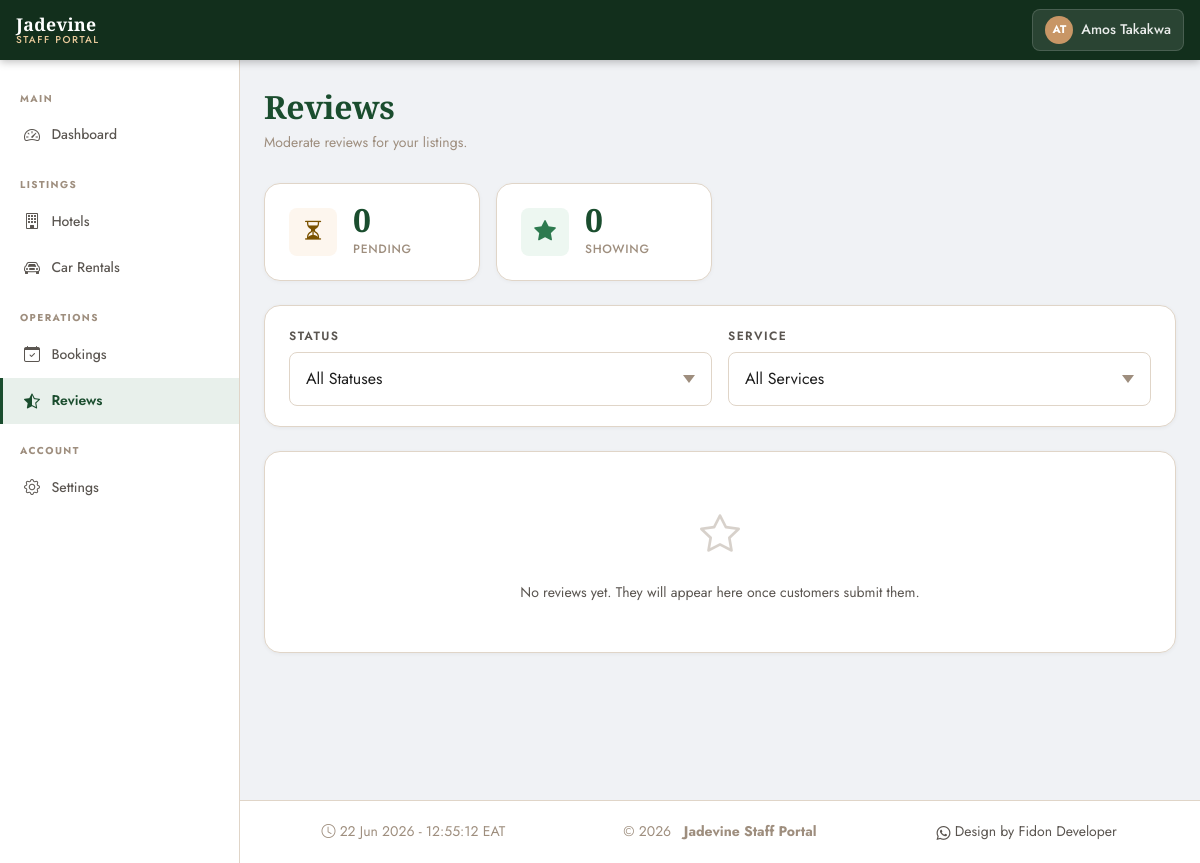
The page /portal/reviews/ (signed in) on the database its author committed.
### apps/accounts/models.py (models this page shows, shortened)
class CustomUser(AbstractUser):
    LANGUAGE_CHOICES = [
        ('en', 'English'),
        ('fr', 'Français'),
        ('ru', 'Русский'),
    ]
    phone = models.CharField(
        max_length=20,
        blank=True,
        null=True,
        verbose_name=_('Phone Number'),
    )
    nationality = models.CharField(
        max_length=100,
        blank=True,
        null=True,
        verbose_name=_('Nationality'),
    )
    preferred_language = models.CharField(
        max_length=5,
        choices=LANGUAGE_CHOICES,
        default='en',
        verbose_name=_('Preferred Language'),
    )
    profile_photo = models.ImageField(
        upload_to='profiles/',
        blank=True,
        null=True,
        verbose_name=_('Profile Photo'),
    )
    class Meta:
        verbose_name = _('User')
        verbose_name_plural = _('Users')

### apps/portal/views/reviews.py (the view)
# urls.py: path('reviews/', PortalReviewListView.as_view(), name='review_list'),
class PortalReviewListView(PortalRequiredMixin, View):
    template_name = 'portal/portal_reviews_list.html'
    def get(self, request):
        qs = get_accessible_reviews(request.user).select_related(
            'user', 'hotel', 'tour_package', 'car', 'booking', 'moderated_by'
        )
        status_filter = request.GET.get('status', '').strip()
        service_filter = request.GET.get('service_type', '').strip()
        if status_filter:
            qs = qs.filter(status=status_filter)
        if service_filter:
            qs = qs.filter(service_type=service_filter)
        if is_mini_admin(request.user):
            qs = qs.exclude(service_type='tour')
        pending_count = get_accessible_reviews(request.user).filter(
            status='pending'
        ).count()
        context = {
            'reviews': qs.order_by('-created_at'),
            'status_filter': status_filter,
            'service_filter': service_filter,
            'pending_count': pending_count,
            'mini_admin': is_mini_admin(request.user),
            'status_choices': Review.STATUS_CHOICES,
            'service_choices': Review.SERVICE_TYPE_CHOICES,
        }
        return render(request, self.template_name, context)

### templates/portal/portal_reviews_list.html (shortened to what this page needs)
{% extends "portal/portal_base.html" %}
{% load i18n static %}
{% block nav_reviews %}active{% endblock %}
{% block page_title %}{% trans "Reviews" %}{% endblock %}
{% block page_subtitle %}
<p class="portal-page-subtitle">
  {% if mini_admin %}
    {% trans "Moderate reviews for your listings." %}
  {% else %}
    {% trans "Moderate customer reviews across all listings." %}
  {% endif %}
</p>
{% endblock %}
{% block extra_css %}
<link rel="stylesheet" href="{% static 'css/portal/portal_reviews.css' %}">
{% endblock %}
{% block content %}
<div class="row g-3 mb-4">
  <div class="col-6 col-md-3">
    <div class="portal-stat-card">
      <div class="portal-stat-icon portal-stat-icon--warning">
        <i class="bi bi-hourglass-split"></i>
      </div>
      <div>
        <div class="portal-stat-value">{{ pending_count }}</div>
        <p class="portal-stat-label">{% trans "Pending" %}</p>
      </div>
    </div>
  </div>
  <div class="col-6 col-md-3">
    <div class="portal-stat-card">
      <div class="portal-stat-icon portal-stat-icon--success">
        <i class="bi bi-star-fill"></i>
      </div>
      <div>
        <div class="portal-stat-value">{{ reviews|length }}</div>
        <p class="portal-stat-label">{% trans "Showing" %}</p>
      </div>
    </div>
  </div>
</div>
<form method="get" class="review-filters portal-card mb-4">
  <div class="review-filters-inner">
    <div class="jd-form-group mb-0">
      <label class="jd-label">{% trans "Status" %}</label>
      <select name="status" class="jd-input" onchange="this.form.submit()">
        <option value="">{% trans "All Statuses" %}</option>
      </select>
    </div>
    <div class="jd-form-group mb-0">
      <label class="jd-label">{% trans "Service" %}</label>
      <select name="service_type" class="jd-input" onchange="this.form.submit()">
        <option value="">{% trans "All Services" %}</option>
      </select>
    </div>
  </div>
</form>
{% if reviews %}
<div class="portal-table-wrap table-responsive">
  <table id="reviews-table" class="table table-hover align-middle mb-0">
    <thead>
      <tr>
        <th>{% trans "Customer" %}</th>
        <th>{% trans "Service" %}</th>
        <th>{% trans "Listing" %}</th>
        <th>{% trans "Rating" %}</th>
        <th>{% trans "Comment" %}</th>
        <th>{% trans "Submitted" %}</th>
        <th>{% trans "Status" %}</th>
        <th>{% trans "Actions" %}</th>
      </tr>
    </thead>
    <tbody>
      {% for review in reviews %}
      <tr class="review-row" data-review-id="{{ review.pk }}"
          data-status="{{ review.status }}">
        <td>
          <div class="review-customer-name">
            {{ review.user.get_full_name|default:review.user.email }}
          </div>
          <div class="review-customer-email">{{ review.user.email }}</div>
        </td>
        <td>
          <span class="review-service-badge review-service-badge--{{ review.service_type }}">
            {% if review.service_type == 'hotel' %}
              <i class="bi bi-building"></i>
            {% elif review.service_type == 'tour' %}
              <i class="bi bi-compass"></i>
            {% else %}
              <i class="bi bi-car-front"></i>
            {% endif %}
            {{ review.get_service_type_display }}
          </span>
        </td>
        <td class="text-truncate-container">
          <span class="text-truncate-line" style="max-width:180px;">
            {% if review.hotel %}{{ review.hotel.name }}
            {% elif review.tour_package %}{{ review.tour_package.name_en }}
            {% elif review.car %}{{ review.car.name }}
            {% else %}—
            {% endif %}
          </span>
        </td>
        <td>
          <div class="review-rating-display">
            <span class="review-rating-number review-rating-number--{{ review.rating }}">
              {{ review.rating }}
            </span>
            <span class="review-rating-suffix">/10</span>
          </div>
        </td>
        <td class="text-truncate-container">
          {% if review.comment %}
          <span class="text-truncate-line review-comment-preview"
                style="max-width:200px;"
                title="{{ review.comment }}">
            {{ review.comment }}
          </span>
          {% else %}
          <span style="color:var(--color-muted);font-style:italic;font-size:var(--text-xs);">
            {% trans "No comment" %}
          </span>
          {% endif %}
        </td>
        <td style="white-space:nowrap;font-size:var(--text-xs);color:var(--color-muted);">
          {{ review.created_at|date:"d M Y" }}
        </td>
        <td class="text-nowrap-custom">
          <span class="approval-badge
            {% if review.status == 'approved' %}approval-badge--approved
            {% elif review.status == 'pending' %}approval-badge--pending
            {% else %}approval-badge--rejected{% endif %}">
            {% if review.status == 'approved' %}
              <i class="bi bi-check-circle-fill"></i>
            {% elif review.status == 'pending' %}
              <i class="bi bi-hourglass-split"></i>
            {% else %}
              <i class="bi bi-x-circle-fill"></i>
            {% endif %}
            {{ review.get_status_display }}
          </span>
        </td>
        <td>
          <div class="portal-row-actions">
            <button type="button"
                    class="portal-icon-btn review-expand-btn"
                    data-review-id="{{ review.pk }}"
                    data-comment="{{ review.comment|default:'' }}"
                    data-rejection="{{ review.rejection_reason|default:'' }}"
                    data-status="{{ review.status }}"
                    title="{% trans 'View detail' %}">
              <i class="bi bi-eye"></i>
            </button>
            {% if review.status != 'approved' %}
            <button type="button"
                    class="portal-icon-btn portal-icon-btn--accent review-approve-btn"
                    data-review-id="{{ review.pk }}"
                    data-approve-url="{% url 'portal:review_approve' review.pk %}"
                    title="{% trans 'Approve' %}">
              <i class="bi bi-check-lg"></i>
            </button>
            {% endif %}
            {% if review.status != 'rejected' %}
            <button type="button"
                    class="portal-icon-btn portal-icon-btn--danger review-reject-btn"
                    data-review-id="{{ review.pk }}"
                    title="{% trans 'Reject' %}">
              <i class="bi bi-x-lg"></i>
            </button>
            {% endif %}
          </div>
        </td>
      </tr>
      {% endfor %}
    </tbody>
  </table>
</div>
{% else %}
<div class="portal-card portal-empty-state">
  <i class="bi bi-star"></i>
  <p>
    {% if status_filter or service_filter %}
      {% trans "No reviews match your current filters." %}
    {% else %}
      {% trans "No reviews yet. They will appear here once customers submit them." %}
    {% endif %}
  </p>
</div>
{% endif %}
{% endblock %}
{% block extra_js %}
{% load static %}
{% endblock %}

### templates/portal/portal_base.html (shortened to what this page needs)
{% load static i18n %}
<!DOCTYPE html>
<html lang="en">
<head>
  <link rel="stylesheet"
        href="https://cdn.jsdelivr.net/npm/bootstrap@5.3.3/dist/css/bootstrap.min.css">
  <link rel="stylesheet"
        href="https://cdn.jsdelivr.net/npm/bootstrap-icons@1.11.3/font/bootstrap-icons.min.css">
  <link rel="stylesheet"
        href="https://cdn.datatables.net/1.13.8/css/dataTables.bootstrap5.min.css">
  <link rel="stylesheet"
        href="https://cdn.datatables.net/buttons/2.4.2/css/buttons.bootstrap5.min.css">
  <link rel="stylesheet" href="{% static 'css/main.css' %}">
  <link rel="stylesheet" href="{% static 'css/portal/portal_base.css' %}">
  {% block extra_css %}{% endblock %}
</head>
<body class="portal-body {% block body_class %}{% endblock %}">
<header class="portal-topbar">
  <a href="{% url 'portal:dashboard' %}" class="portal-topbar-brand">
    <span class="brand-name">Jadevine</span>
    <span class="brand-sub">{% trans "Staff Portal" %}</span>
  </a>
  <div class="portal-topbar-right">
    <div class="portal-user-dropdown dropdown">
      <button class="portal-user-btn dropdown-toggle"
              data-bs-toggle="dropdown"
              aria-expanded="false">
        <span class="portal-user-avatar">
          {{ request.user.first_name|first|upper }}{{ request.user.last_name|first|upper }}
        </span>
        <span class="portal-user-name d-none d-md-inline">
          {{ request.user.get_full_name|default:request.user.username }}
        </span>
      </button>
    </div>
  </div>
</header>
<div class="portal-layout">
  <aside class="portal-sidebar" id="portalSidebar">
    <nav class="portal-nav">
      <div class="portal-nav-section">
        <span class="portal-nav-label">{% trans "Main" %}</span>
        <a href="{% url 'portal:dashboard' %}"
           class="portal-nav-link {% block nav_dashboard %}{% endblock %}">
          <i class="bi bi-speedometer2"></i>
          <span>{% trans "Dashboard" %}</span>
        </a>
      </div>
      <div class="portal-nav-section">
        <span class="portal-nav-label">{% trans "Listings" %}</span>
        <a href="{% url 'portal:hotel_list' %}"
           class="portal-nav-link {% block nav_hotels %}{% endblock %}">
          <i class="bi bi-building"></i>
          <span>{% trans "Hotels" %}</span>
        </a>
        <a href="{% url 'portal:car_list' %}"
           class="portal-nav-link {% block nav_cars %}{% endblock %}">
          <i class="bi bi-car-front"></i>
          <span>{% trans "Car Rentals" %}</span>
        </a>
      </div>
      <div class="portal-nav-section">
        <span class="portal-nav-label">{% trans "Operations" %}</span>
        <a href="{% url 'portal:booking_list' %}"
           class="portal-nav-link {% block nav_bookings %}{% endblock %}">
          <i class="bi bi-calendar-check"></i>
          <span>{% trans "Bookings" %}</span>
        </a>
        <a href="{% url 'portal:review_list' %}"
          class="portal-nav-link {% block nav_reviews %}{% endblock %}">
          <i class="bi bi-star-half"></i>
          <span>{% trans "Reviews" %}</span>
        </a>
      </div>
      <div class="portal-nav-section">
        <span class="portal-nav-label">{% trans "Account" %}</span>
        <a href="{% url 'portal:settings' %}"
           class="portal-nav-link {% block nav_settings %}{% endblock %}">
          <i class="bi bi-gear"></i>
          <span>{% trans "Settings" %}</span>
        </a>
      </div>
    </nav>
  </aside>
  <main class="portal-main">
    {% block page_header %}
    <div class="portal-page-header">
      <div>
        <h1 class="portal-page-title">{% block page_title %}{% endblock %}</h1>
        {% block page_subtitle %}{% endblock %}
      </div>
    </div>
    {% endblock %}
    <div class="portal-content">
      {% block content %}{% endblock %}
    </div>
  </main>
</div>
<footer class="portal-footer">
  <div class="container-fluid">
    <div class="footer-box">
      <span class="server-time">
        <i class="bi bi-clock"></i>
        <span id="liveClock"></span> EAT
      </span>
    </div>
    <div class="footer-box">
      <span class="copy-year">
        &copy; {% now "Y" %} &nbsp; <strong>Jadevine Staff Portal</strong>
      </span>
    </div>
    <div class="footer-box">
      <nav class="portal-footer-nav">
        <a href="https://wa.me/255713529019" class="footer-link">
          <i class="bi bi-whatsapp"></i> Design by Fidon Developer</a>
      </nav>
    </div>
  </div>
</footer>
</body>
</html>

### rows shown on the page
CustomUser: user.first_name|first "A", user.last_name|first "T", user.get_full_name "Amos Takakwa"

### other values the page prints
{{ pending_count }} "0"
{{ reviews|length }} "0"
